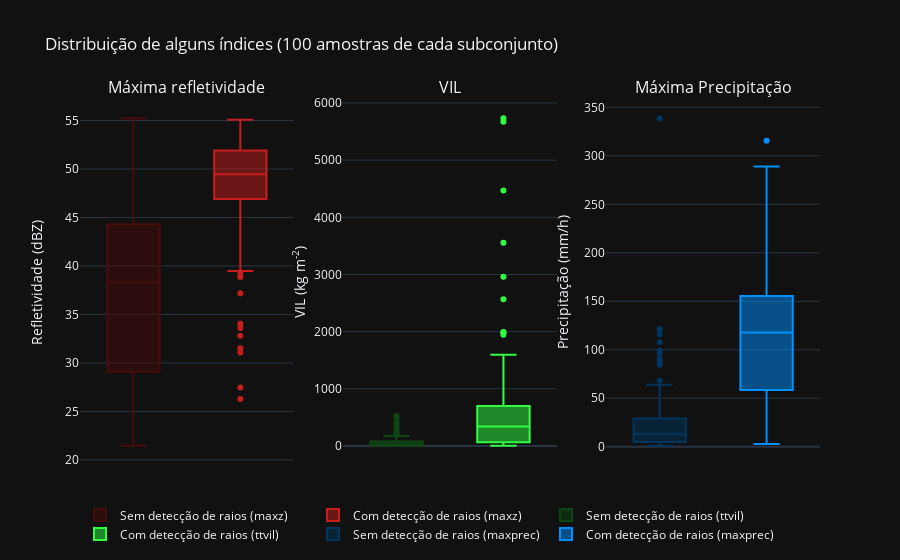

The notebook cell saved with this chart:
### Code cell
rows, cols, idx = 1, 3, 0
records = 100
indexes = ['maxz', 'ttvil', 'maxprec']
yaxes = [
    "Refletividade (dBZ)",
    "VIL (kg m<sup>-2</sup>)",
    "Precipitação (mm/h)"
]
colors = [
    ('#480B0B', '#C61D1D'),
    ('#0E4612', '#30FF41'),
    ('#00355D', '#0090FF')
#     ('#A23B72', '#F18F01'),
#     ('#705C64', '#4191B2'),
#     ('#C6DEE8', '#DC1F2A')
]
fig = make_subplots(rows=rows, cols=cols, 
                    subplot_titles=('Máxima refletividade', 'VIL', 'Máxima Precipitação'))

for i in range(rows):
    for j in range(cols):
        fig.add_trace(
            go.Box(y=no.sample(records)[indexes[idx]], #boxpoints='all',
            name='Sem detecção de raios (%s)'%(indexes[idx]),
            marker_color=colors[idx][0], boxmean=False),
            row=i+1, col=j+1
        )
        fig.add_trace(
            go.Box(y=yes.sample(records)[indexes[idx]], #boxpoints='all',
            name='Com detecção de raios (%s)'%(indexes[idx]),
            marker_color=colors[idx][1]),
            row=i+1, col=j+1
        )
        fig.update_yaxes(title_text=yaxes[idx], row=i+1, col=j+1)
        fig.update_xaxes(showticklabels=False, row=i+1, col=j+1)
        idx+=1

fig.update_layout(
    template='plotly_dark',
    legend_orientation="h",
    title='Distribuição de alguns índices (%d amostras de cada subconjunto)\n\n'%records
)
# print(fig['layout'])
# offline.plot(fig, image_filename='distribuicao-de-indices-fam', image='jpeg')
offline.iplot(fig)

### Figure 1 — Plotly figure (JSON) as saved in the notebook; plotly's stock layout.template omitted (floating-point values rounded to 4 significant figures)
{"data": [{"boxmean": false, "marker": {"color": "#480B0B"}, "name": "Sem detecção de raios (maxz)", "type": "box", "xaxis": "x", "y": [41.97, 31.72, 41.59, 21.46, 39.08, 50.26, 25.35, 39.92, 47.55, 21.46, 49.63, 48.83, 34.05, 22.28, 31.51, 40.16, 45.43, 29.09, 43.83, 39.92, 45.89, 29.38, 48.59, 25.83, 46.34, 30.87, 27.47, 42.1, 43.76, 43.9, 35.58, 43.4, 45.24, 29.65, 41.3, 49.11, 46.48, 37.37, 39.92, 31.91, 40.28, 45.65, 30.16, 34.19, 31.72, 38.58, 26.7, 28.49, 37.1, 44.33, 26.28, 43.25, 24.83, 29.65, 48.59, 23.01, 23.67, 44.26, 34.98, 25.35, 46.62, 23.01, 50.75, 24.83, 24.83, 46.64, 29.09, 30.87, 40.33, 48.14, 52.79, 40.04, 27.47, 31.09, 45.68, 45.09, 38.04, 44.3, 43.54, 47.01, 30.41, 34.6, 30.41, 23.67, 22.28, 28.49, 29.09, 30.87, 25.83, 34.86, 26.28, 55.24, 31.51, 50.83, 41.64, 23.01, 42.86, 42.53, 41.69, 46.8], "yaxis": "y"}, {"marker": {"color": "#C61D1D"}, "name": "Com detecção de raios (maxz)", "type": "box", "xaxis": "x", "y": [44.49, 54.5, 51.45, 53.99, 48.49, 52.47, 41.3, 54.97, 50.11, 49.31, 55.07, 52.31, 47.68, 37.19, 45.21, 54.57, 49.61, 48.4, 48.19, 54.69, 46.96, 49.72, 50.36, 48.57, 47.7, 53.33, 53.87, 47.93, 34.05, 52.18, 50.89, 48.85, 40.28, 53.85, 39.48, 51.56, 51.95, 51.7, 51.88, 53.85, 44.74, 40.56, 47.24, 50.88, 51.07, 38.94, 50.91, 45.38, 32.81, 50.89, 50.05, 48.1, 51.74, 52.66, 39.35, 53.08, 47.58, 54, 51.25, 50.84, 47.49, 51.83, 31.51, 53.08, 49.31, 47.24, 26.28, 54.44, 44.2, 33.61, 51.09, 46.85, 44.95, 55.07, 45.51, 48.29, 50.83, 48.63, 50.62, 53.92, 49.73, 47.16, 48.23, 38.87, 53.52, 47.75, 54.06, 51.2, 48.08, 47.72, 53.19, 46.38, 50.11, 27.47, 51.09, 31.09, 48.73, 53.07, 41.59, 48.1], "yaxis": "y"}, {"boxmean": false, "marker": {"color": "#0E4612"}, "name": "Sem detecção de raios (ttvil)", "type": "box", "xaxis": "x2", "y": [26.61, 524.0, 42.62, 47.85, 12.48, 16.26, 19.89, 72.72, 12.29, 6.45, 52.65, 33.21, 9.45, 25.09, 6.82, 47.84, 17.11, 13.04, 115.5, 19.92, 4.67, 204.7, 2.4, 32.93, 249.1, 400.5, 8.06, 19.15, 9.01, 53.26, 18.09, 22.43, 8.66, 17.8, 144.8, 106.6, 3.14, 11.25, 9.69, 7.42, 6.06, 3.85, 13.76, 26.12, 86.54, 61.74, 2.81, 44.45, 114.4, 5.59, 2.5, 3.03, 150.5, 37.64, 9.98, 43.01, 93.46, 16.94, 69.63, 6.61, 28.94, 187.4, 6.34, 15.51, 266.6, 20.33, 55.11, 326.0, 118.0, 399.7, 3.74, 18.01, 3.11, 13.89, 159.2, 91.37, 18.81, 105.2, 23.63, 31.08, 175.3, 222.4, 77.39, 35, 43.96, 5.52, 9.5, 479.6, 47.15, 4.44, 151.6, 20.04, 13.22, 10.4, 113.3, 78.39, 8.43, 43.92, 48.56, 18.53], "yaxis": "y2"}, {"marker": {"color": "#30FF41"}, "name": "Com detecção de raios (ttvil)", "type": "box", "xaxis": "x2", "y": [231.7, 23.97, 590.0, 5671.0, 601.0, 27.53, 905.1, 715.6, 31.17, 256.4, 927.3, 126.4, 680.9, 156.7, 1091.0, 1597.0, 14.95, 600.9, 231.7, 36.42, 1435.0, 247.5, 68.41, 4470.0, 153.3, 401.0, 248.2, 65.87, 47.57, 567.3, 110.5, 71.51, 127.1, 748.8, 9.58, 638.2, 501.5, 609.8, 21.56, 331.1, 1946.0, 1010.0, 145.0, 14.57, 35.97, 1987.0, 426.6, 12.81, 5.93, 2962.0, 1173.0, 5734.0, 3556.0, 4.72, 507.0, 11.98, 62.37, 274.0, 36, 173.9, 111.3, 372.7, 2567.0, 587.3, 1994.0, 501.3, 14.43, 1083.0, 553.2, 278.3, 60.57, 113.2, 121.3, 503.6, 16.43, 594.5, 1252.0, 554.6, 27.08, 357.2, 498.5, 52.98, 553.3, 6.38, 712.8, 455.6, 259.9, 900.5, 329.4, 40.98, 514.6, 721.8, 7.34, 21.49, 78.89, 353.0, 664.8, 1024.0, 181.9, 919.8], "yaxis": "y2"}, {"boxmean": false, "marker": {"color": "#00355D"}, "name": "Sem detecção de raios (maxprec)", "type": "box", "xaxis": "x3", "y": [39.8, 25.81, 2.35, 8.45, 14.77, 3.38, 4.6, 121.5, 9.46, 8.39, 6.52, 15.06, 18.32, 29.45, 23.69, 63.83, 4.29, 6.67, 15.32, 14.41, 46.21, 29.24, 2.55, 84.58, 3.27, 23.75, 8.13, 88.82, 6.44, 120.9, 0.97, 7.18, 22.95, 45.53, 18.28, 5.86, 9.25, 3.31, 5.04, 107.8, 11.2, 2.12, 18.41, 338.8, 2.57, 1.5, 2.74, 2.94, 86.67, 5.4, 8.01, 2.3, 63.36, 6.75, 2.89, 12.88, 1.38, 36.62, 13.52, 68.02, 14.7, 18.59, 25.74, 16.57, 27.91, 2.72, 99.16, 39.8, 16.73, 6.57, 39.41, 1.68, 90.8, 1.88, 28.81, 5.13, 12.32, 1.61, 1.64, 12.85, 10.56, 7.65, 61.98, 10.28, 25, 63.36, 15.59, 2.76, 4.53, 8.21, 13.66, 21.43, 12.17, 7.37, 15.21, 3.49, 2.89, 116.0, 96.29, 84.58], "yaxis": "y3"}, {"marker": {"color": "#0090FF"}, "name": "Com detecção de raios (maxprec)", "type": "box", "xaxis": "x3", "y": [119.7, 31.85, 128.8, 149.2, 102.4, 83.55, 140.7, 28.25, 74.47, 279.9, 93.73, 50.34, 150.7, 58.16, 58.73, 48.41, 113.5, 36.89, 155.9, 160.2, 8.15, 11.12, 17.83, 110.2, 160.6, 175.8, 70.74, 193.4, 125.7, 233.0, 143.5, 62.9, 117.7, 122.1, 16.9, 118.0, 90.8, 271.8, 60.04, 2.81, 19.81, 289.0, 137.0, 128.2, 161.4, 156.7, 99.65, 178.4, 210.7, 162.2, 9.77, 99.65, 104.9, 240.5, 125.7, 151.1, 44.32, 21.06, 132.4, 3.32, 5.32, 133.3, 80.14, 9.58, 46.78, 129.5, 126.3, 147.1, 315.6, 113.7, 29.38, 41.39, 70.39, 78.21, 187.4, 190.1, 8.41, 148.5, 126.0, 111.5, 143.5, 173.3, 67.69, 155.6, 95.12, 146.0, 245.9, 10.08, 228.4, 278.6, 43.36, 127.9, 127.3, 171.6, 8.45, 59.46, 77.82, 155.2, 163.0, 83.14], "yaxis": "y3"}], "layout": {"annotations": [{"font": {"size": 16}, "showarrow": false, "text": "Máxima refletividade", "x": 0.1444, "xanchor": "center", "xref": "paper", "y": 1, "yanchor": "bottom", "yref": "paper"}, {"font": {"size": 16}, "showarrow": false, "text": "VIL", "x": 0.5, "xanchor": "center", "xref": "paper", "y": 1, "yanchor": "bottom", "yref": "paper"}, {"font": {"size": 16}, "showarrow": false, "text": "Máxima Precipitação", "x": 0.8556, "xanchor": "center", "xref": "paper", "y": 1, "yanchor": "bottom", "yref": "paper"}], "legend": {"orientation": "h"}, "title": {"text": "Distribuição de alguns índices (100 amostras de cada subconjunto)\n\n"}, "xaxis": {"anchor": "y", "domain": [0, 0.2889], "showticklabels": false}, "xaxis2": {"anchor": "y2", "domain": [0.3556, 0.6444], "showticklabels": false}, "xaxis3": {"anchor": "y3", "domain": [0.7111, 1], "showticklabels": false}, "yaxis": {"anchor": "x", "domain": [0, 1], "title": {"text": "Refletividade (dBZ)"}}, "yaxis2": {"anchor": "x2", "domain": [0, 1], "title": {"text": "VIL (kg m<sup>-2</sup>)"}}, "yaxis3": {"anchor": "x3", "domain": [0, 1], "title": {"text": "Precipitação (mm/h)"}}}}
